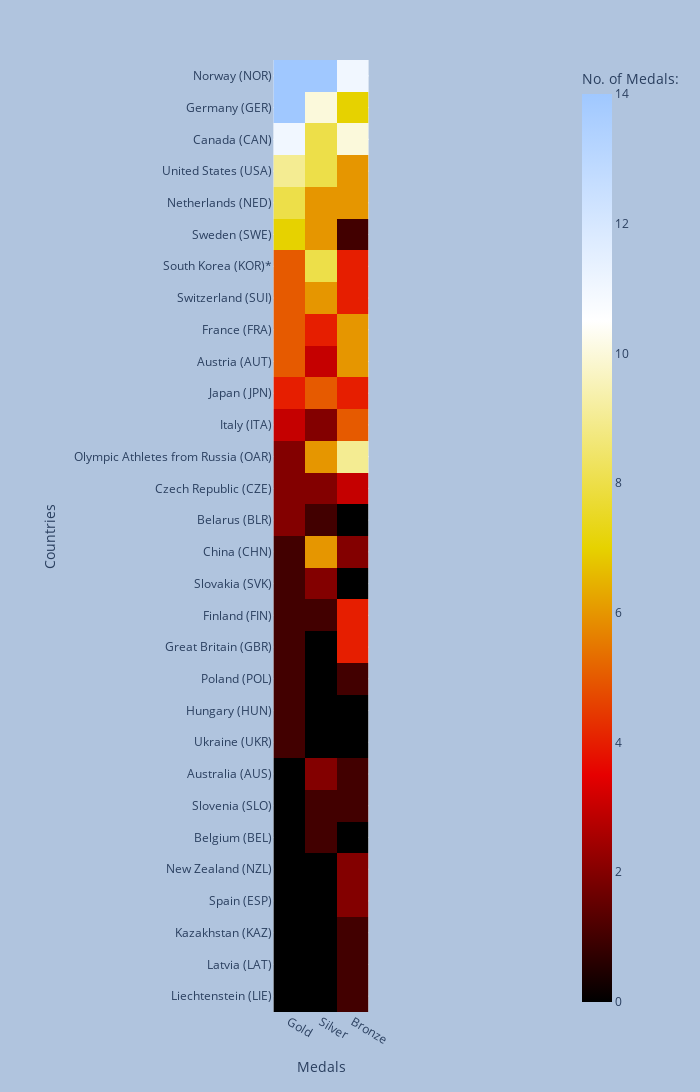

The notebook cell saved with this chart:
### Code cell
fig = px.imshow(
    dataset.iloc[:,2:5],
    height=2000,
    width=700,
    labels={'x':'Medals','y':'Countries','color':'No. of Medals:'},
    x=['Gold','Silver','Bronze'],
    y=dataset['NOC'],
    color_continuous_scale=px.colors.sequential.Blackbody
)

fig.update_layout(
    paper_bgcolor="LightSteelBlue",
)

fig.show()

### Figure 1 — Plotly figure (JSON) as saved in the notebook; plotly's stock layout.template omitted (floating-point values rounded to 4 significant figures)
{"data": [{"coloraxis": "coloraxis", "hovertemplate": "Medals: %{x}<br>Countries: %{y}<br>No. of Medals:: %{z}<extra></extra>", "name": "0", "type": "heatmap", "x": ["Gold", "Silver", "Bronze"], "xaxis": "x", "y": ["Norway (NOR)", "Germany (GER)", "Canada (CAN)", "United States (USA)", "Netherlands (NED)", "Sweden (SWE)", "South Korea (KOR)*", "Switzerland (SUI)", "France (FRA)", "Austria (AUT)", "Japan (JPN)", "Italy (ITA)", "Olympic Athletes from Russia (OAR)", "Czech Republic (CZE)", "Belarus (BLR)", "China (CHN)", "Slovakia (SVK)", "Finland (FIN)", "Great Britain (GBR)", "Poland (POL)", "Hungary (HUN)", "Ukraine (UKR)", "Australia (AUS)", "Slovenia (SLO)", "Belgium (BEL)", "New Zealand (NZL)", "Spain (ESP)", "Kazakhstan (KAZ)", "Latvia (LAT)", "Liechtenstein (LIE)"], "yaxis": "y", "z": [[14, 14, 11], [14, 10, 7], [11, 8, 10], [9, 8, 6], [8, 6, 6], [7, 6, 1], [5, 8, 4], [5, 6, 4], [5, 4, 6], [5, 3, 6], [4, 5, 4], [3, 2, 5], [2, 6, 9], [2, 2, 3], [2, 1, 0], [1, 6, 2], [1, 2, 0], [1, 1, 4], [1, 0, 4], [1, 0, 1], [1, 0, 0], [1, 0, 0], [0, 2, 1], [0, 1, 1], [0, 1, 0], [0, 0, 2], [0, 0, 2], [0, 0, 1], [0, 0, 1], [0, 0, 1]]}], "layout": {"coloraxis": {"colorbar": {"title": {"text": "No. of Medals:"}}, "colorscale": [[0, "rgb(0,0,0)"], [0.25, "rgb(230,0,0)"], [0.5, "rgb(230,210,0)"], [0.75, "rgb(255,255,255)"], [1, "rgb(160,200,255)"]]}, "height": 2000, "margin": {"t": 60}, "paper_bgcolor": "LightSteelBlue", "width": 700, "xaxis": {"anchor": "y", "constrain": "domain", "domain": [0, 1], "scaleanchor": "y", "title": {"text": "Medals"}}, "yaxis": {"anchor": "x", "autorange": "reversed", "constrain": "domain", "domain": [0, 1], "title": {"text": "Countries"}}}}
